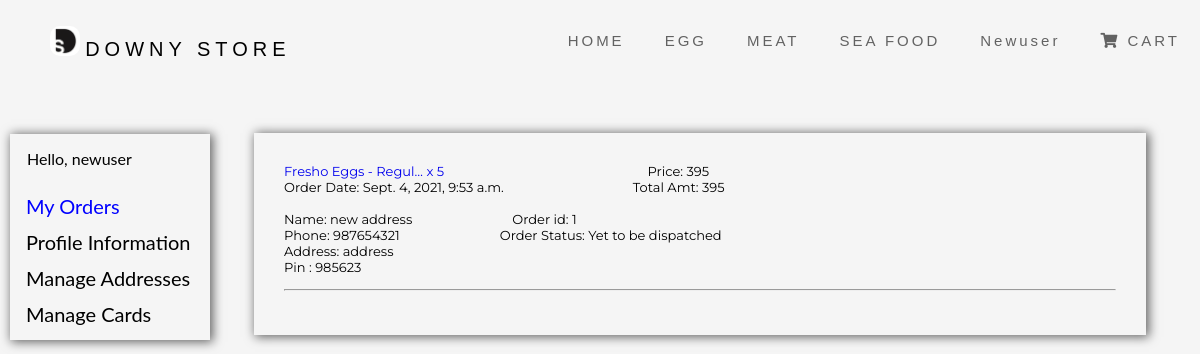
The page /accounts/myorders/ (signed in) on the database its author committed.
### Orders/models.py (models this page shows)
class Cart(models.Model):
    product_id = models.ForeignKey(Product, on_delete=models.CASCADE)
    user_id = models.ForeignKey(User, on_delete=models.CASCADE)
    quantity = models.IntegerField(default=1)
    ordered = models.BooleanField(default=False)
    @property
    def total_price(self):
        return int(self.product_id.price)*self.quantity

class Order(models.Model):
    user_id = models.ForeignKey(User, on_delete=models.CASCADE)
    cart_ids = models.ManyToManyField(Cart)
    address_id = models.ForeignKey(Address, on_delete=models.CASCADE)
    delivery_status = models.CharField(max_length=30)
    order_date = models.DateTimeField(auto_now=True)
    total_price = models.IntegerField()

### Products/models.py (models this page shows)
class Product(models.Model):
    category = models.ForeignKey(Category, on_delete=models.CASCADE)
    name=models.CharField(max_length=100)
    description = models.TextField(max_length=200)
    price = models.CharField(max_length=10)
    image = models.CharField(max_length=200)
    slug=models.SlugField(max_length=100)
    @property
    def slug(self):
        return slugify(self.name)
    def __str__(self):
        return self.name

### Accounts/models.py (models this page shows)
class Address(models.Model):
    user = models.ForeignKey(User,on_delete=models.CASCADE)
    name = models.CharField(max_length=20)
    phone = models.CharField(max_length=17)
    pincode = models.IntegerField()
    address = models.TextField()
    city = models.CharField(max_length=10)
    state = models.CharField(max_length=10)
    landmark = models.CharField(max_length=20)
    address_type = models.CharField(max_length=10)

### Accounts/views.py (the view)
# urls.py: path('myorders/',myorders,name='myorders')
def myorders(request):
    orders=Order.objects.filter(user_id=request.user)
    for i in orders:
        print('..........')
        for j in i.cart_ids.all():
            print(j)
    return render(request,'Accounts/myorders.html',{'orders':orders})

### Accounts/templates/Accounts/myorders.html (shortened to what this page needs)
{% extends 'Products/base.html' %}
{% load static %}
{% block content %}
<link rel="stylesheet" href="{% static 'Accounts/css/profile.css'%}" />
<link rel="stylesheet" href="{% static 'Accounts/css/address.css'%}" />
<div class="sidenav">
  <div style="padding-bottom: 20px;padding-left: 17px;padding-top: 7px;">Hello, {{user}}</div>
  <a style="color: blue;" href="{% url 'myorders' %}">My Orders</a>
  <a href="{% url 'profile' %}">Profile Information</a>
  <a  href="{% url 'address' %}">Manage Addresses</a>
  <a href="{% url 'cards' %}">Manage Cards</a>
</div>
  <div class="main">
    <div class="main-area">
      <section id='addresses-section' style="display: block;" class="addresses_section">
      <div>
        <div>
          {% for order in orders %}
          <div class="address_component">
            {% for cart in order.cart_ids.all %}
            <a href="{% url 'product_url' %}{{cart.product_id.slug}}"><span>{{cart.product_id|truncatechars_html:20}} x {{cart.quantity}} </span></a>
            <span style="padding-left: 200px;">Price:  {{cart.total_price}}</span>
            <br/>
            {% endfor %}
            <span>
              Order Date:  {{order.order_date}} <span style="padding-left: 129px;">Total Amt: {{order.total_price}}</span>
            </span>
            <br/>
            <br/>
            <span>
              Name: {{order.address_id.name}}  <span style="padding-left: 100px;">Order id: {{order.id}}</span>
            </span>
            <br/>
            <span>
              Phone: {{order.address_id.phone}}  <span style="padding-left: 100px;">Order Status: {{order.delivery_status}}</span>
            </span>
            <br/>
            <span>
              Address: {{order.address_id.address}}
            </span>
            <br/>
            <span>
              Pin : {{order.address_id.pincode}}
            </span>
          </div>
          <hr/>
          {% endfor %}
        </div>
      </div>
    </section>
</head>
<body>
    </div>
{% endblock %}

### Products/templates/Products/base.html (shortened to what this page needs)
{% load static %}
<!DOCTYPE html>
<html lang="en">
  <head>
    <link rel="stylesheet" href="{% static 'Products/css/men.css'%}" />
    <link rel="stylesheet" href="{% static 'Products/css/info.css'%}" />
    <link rel="stylesheet" href="{% static 'Products/css/navbar.css'%}" />
    <link rel="stylesheet" href="{% static 'Products/css/modal.css'%}" />
    <link
      rel="stylesheet"
      href="https://use.fontawesome.com/releases/v5.6.3/css/all.css"
    />
  </head>
  <body>
    <nav>
      <ul class="content">
        <li class="primary-nav">
          <img src="{%static 'Products/image/img-DS.png'%}" alt="logo" />
          <a href="{% url 'home' %}">DOWNY STORE</a>
        </li>
        <li class="secondary-nav">
          <a href="{% url 'cart' %}">
            <i class="fas fa-shopping-cart"></i> CART
          </a>
        </li>
        <li class="secondary-nav">
          {% if user.is_authenticated  %}
            <a href="#">{{user|title}}</a>
          {% endif %}
        </li>
        <li class="secondary-nav" >
          <a href="#">SEA FOOD</a>
      </li>
      <li class="secondary-nav" ><a href="#">MEAT</a>
      </li>
      <li class="secondary-nav" ><a href="{% url 'category' %}?cat=egg">EGG</a>
      </li>
        <li class="secondary-nav">
          <a href="{% url 'home' %}">HOME</a>
        </li>
      </ul>
    </nav>
    {% block content %}{% endblock %}
  </body>
</html>

### Products/static/Products/css/men.css (style rules this page uses)
html { margin: 0; padding: 0; max-width: 100%; font-family: "Montserrat"; background-color: whitesmoke; overflow-x: hidden; }
nav { position: relative !important; overflow: auto; background-color: whitesmoke !important; }
img { border-radius: 10px; }

### Products/static/Products/css/info.css (style rules this page uses)
body, html { height: 100%; margin: 0; font-family: 'Montserrat'; overflow-x: hidden; }
nav { position: relative !important; }
section { margin: 0 5% 0 5%; }
span { display: inline-flex; padding: 0; }

### Products/static/Products/css/navbar.css (style rules this page uses)
nav > ul > li { display: inline-block; }
nav { position: fixed; top: 0; width: 100%; z-index: 1; background-color: white; overflow: auto; padding: 10px 30px 20px 10px; }
.primary-nav { float: left; font-size: 20px; }
.primary-nav > a { letter-spacing: 5px; }
.primary-nav > img { width: 30px; }
.secondary-nav > a { letter-spacing: 1px; color: rgba(0, 0, 0, 0.6); font-size: 15px; letter-spacing: 3px; padding-right: 20px; }
.secondary-nav { float: right; margin-right: 10px; margin-left: 10px; font-size: 20px; }
nav > ul > li > a { color: black; font-family: helvetica; text-decoration: none; }

### Products/static/Products/css/modal.css (style rules this page uses)
body { font-family: Arial, Helvetica, sans-serif; }

### Accounts/static/Accounts/css/profile.css (style rules this page uses)
body { font-family: "Lato", sans-serif; }
.sidenav { box-shadow: 2px 1px 10px 1px rgba(0, 0, 0, 0.6); margin-top: 114px; width: 200px; position: fixed; z-index: 1; top: 20px; left: 10px; overflow-x: hidden; padding: 8px 0; }
.sidenav a { padding: 6px 8px 6px 16px; text-decoration: none; font-size: 20px; color: black; display: block; }
.main { margin-left: 140px; font-size: 28px; padding: 0px 10px; }
section { margin: 0% 20%; height: 100%; font-family: "Montserrat"; }
.main-area { padding: 30px; box-shadow: 2px 1px 10px 1px rgba(0, 0, 0, 0.6); margin-left: 10%; margin-top: 5%; width: 80%; }
nav { position: relative; }

### Accounts/static/Accounts/css/address.css (style rules this page uses)
.address_component,.card-component { font-size: small; }
.addresses_section { margin: 0; }

### rows shown on the page
Order: order_date "Sept. 4, 2021, 9:53 a.m.", total_price "395", address_id.name "new address", id "1", address_id.phone "987654321", delivery_status "Yet to be dispatched", address_id.address "address", address_id.pincode "985623"
Cart: product_id "Fresho Eggs - Regul…", quantity "5", total_price "395"

### other values the page prints
{{ user|title }} "Newuser"
{{ user }} "newuser"
